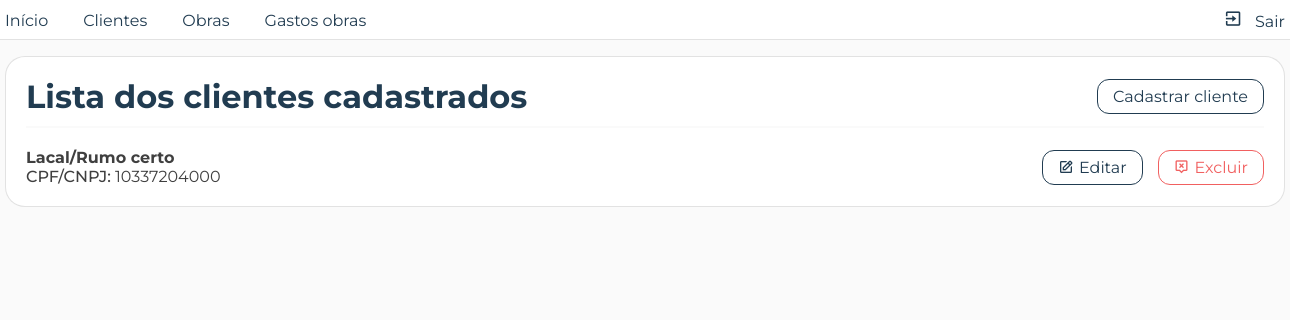
The page /pages/front/listas/lista_clientes.php (signed in) on the database as committed earlier.
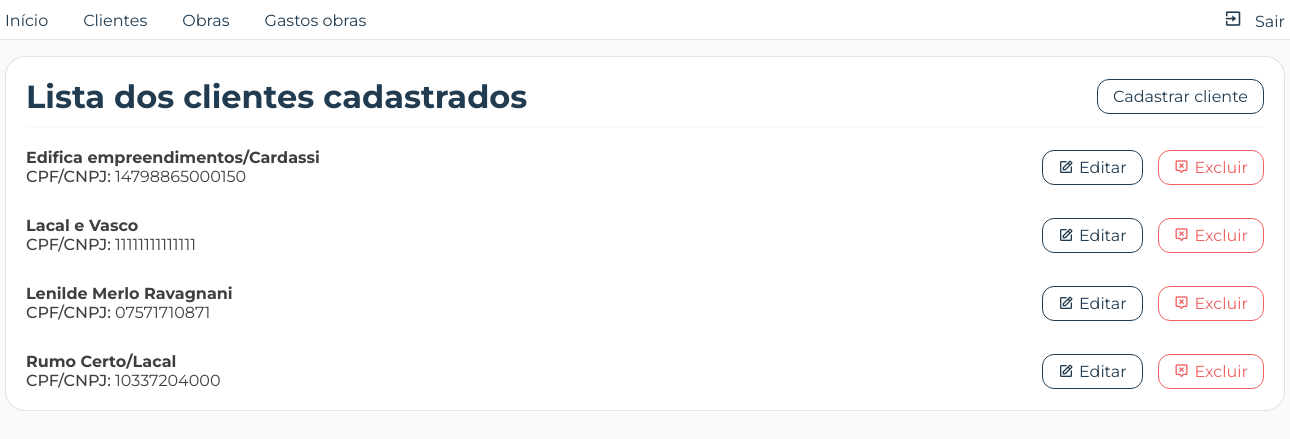
The same page on the database as committed later.
### tables this page shows
CREATE TABLE `clientes` (
  `cpf_cnpj` varchar(20) NOT NULL,
  `nome` varchar(50) NOT NULL,
  `tipo_cliente` char(2) DEFAULT NULL
);

### pages/back/utils.php (called while the page is built, shortened)
<?php
   function selecionaTodos($conn, $tabela, $coluna){
      try {
         $query = $conn->prepare("SELECT * FROM $tabela ORDER BY $coluna ASC");
         $query->execute();
         if($query) {
            $dados = $query->fetchAll(PDO::FETCH_ASSOC);
            return $dados;
         }
      } catch (PDOException $erro) {
         echo "Não foi possível recuperar os dados";
         exit();
      }
   }
?>

### pages/back/listas/lista_clientesdb.php (called while the page is built)
<?php
   require_once(__DIR__."/../../conexao/connection.php");
   require_once(__DIR__."/../utils.php");
   try {
      $clientes = selecionaTodos(
         $conn,
         'clientes',
         'nome'
      );
      if($clientes) {
         return $clientes;
      }
   } catch (PDOException $erro) {
      echo "Não foi possível recuperar os clientes cadastrados";
      exit();
   }
?>

### pages/front/listas/lista_clientes.php (the view, shortened to what this page needs)
<?php
   require_once(__DIR__."/../../back/listas/lista_clientesdb.php");
?>
<!DOCTYPE html>
<html lang="pt-br">
<head>
      <link rel="stylesheet" href="<?= BASE_URL; ?>css/reset.css">
      <link rel="stylesheet" href="<?= BASE_URL; ?>css/style.css">
      <link rel="stylesheet" href="<?= BASE_URL; ?>css/listas.css">
</head>
<body>
      <?php require_once(__DIR__."/../menu.php"); ?>
      <div class="container container_lista">
         <div class="row rowTitulo">
            <h1>Lista dos clientes cadastrados</h1>
            <nav>
               <a href="<?= BASE_URL; ?>pages/front/cadastros/cadastrar_clientes.php" class="btn nav">Cadastrar cliente</a>
            </nav>
         </div>
         <div class="row lista">
            <?php
               foreach($clientes as $linha) {
            ?>
               <div class="card">
                  <div class="particao_info">
                     <h3 class="titulo_card_lista"><?= $linha['nome']; ?></h3>
                     <p class="texto_card_lista cpf_cnpj_cliente">
                        <span class="bold">CPF/CNPJ:</span> <?= $linha['cpf_cnpj']; ?>
                     </p>
                  </div>
                  <div class="particao_btns_acao">
                     <a href="<?= BASE_URL; ?>pages/front/edits/editar_cliente.php?cpfCnpj=<?= $linha['cpf_cnpj']; ?>" class="btn editar">
                        <i class='bx bx-edit'></i>
                        Editar
                     </a>
                     <a
                        href="<?= BASE_URL; ?>pages/back/excluir/excluir_clientedb.php?cpfCnpj=<?= $linha['cpf_cnpj']; ?>"
                        class="btn excluir"
                        onclick="confirmarExclusao(event, '<?= $linha['nome']; ?>')">
                        <i class='bx bx-message-alt-x'></i>
                        Excluir
                     </a>
                  </div>
               </div>
            <?php
               }
            ?>
         </div>
      </div>
</body>
</html>

Rows that differ between the two databases and show on the page:
added clientes: nome "Edifica empreendimentos/Cardassi", cpf_cnpj "14798865000150"
added clientes: nome "Lacal e Vasco", cpf_cnpj "11111111111111"
added clientes: nome "Lenilde Merlo Ravagnani", cpf_cnpj "07571710871"
changed clientes id 10337204000: nome "Lacal/Rumo certo" → "Rumo Certo/Lacal"
